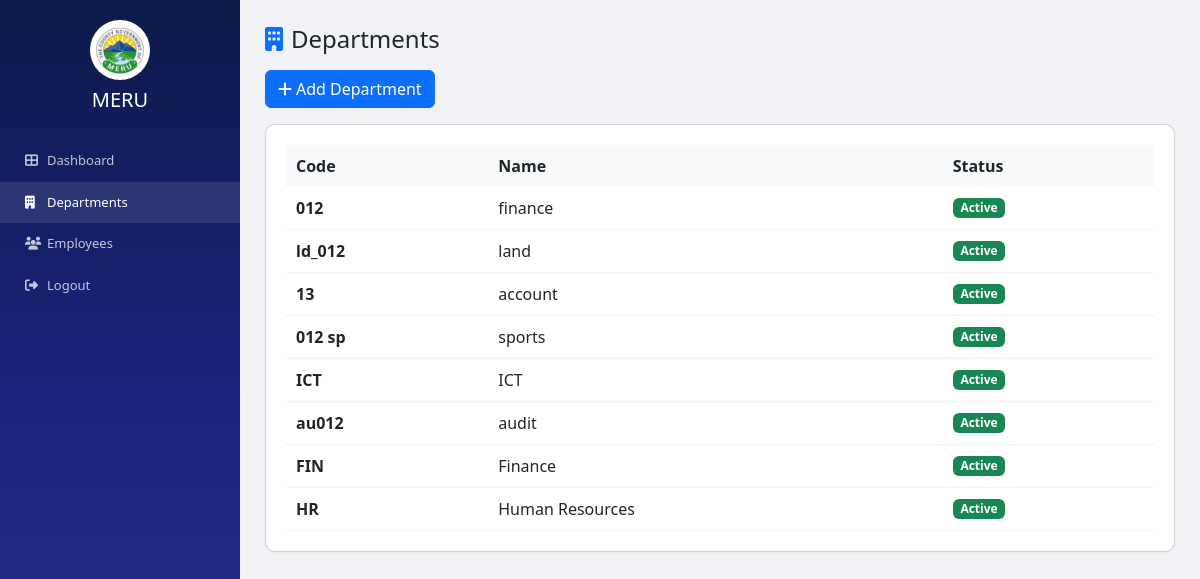
The page /departments/ (signed in) on the database as committed earlier.
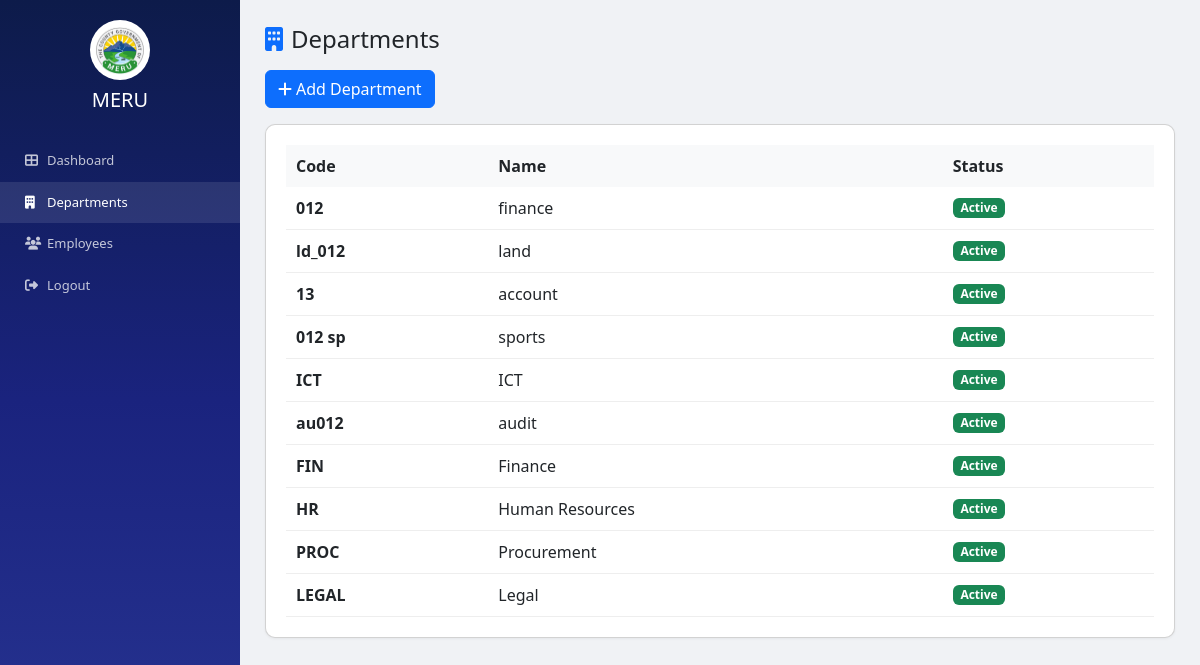
The same page on the database as committed later.
### apps/accounts/models.py (models this page shows, shortened)
class Department(models.Model):
    code = models.CharField(max_length=10, unique=True)
    name = models.CharField(max_length=100)
    active = models.BooleanField(default=True)
    created_at = models.DateTimeField(auto_now_add=True)
    class Meta: db_table = 'departments'; verbose_name_plural = 'Departments'

### crfts/urls.py (the view)
# urls.py: path('departments/', department_list, name='departments'),
@login_required(login_url='/login/')
def department_list(request):
    if not is_admin_user(request.user): return redirect('/')
    return render(request, 'departments/department_list.html', {'departments': Department.objects.all(), 'user': request.user, 'notif_count': get_notif_count(request.user)})

### crfts/urls.py (called while the page is built)
def get_notif_count(user):
    return Notification.objects.filter(user=user, is_read=False).count()

def is_admin_user(user):
    if not user.is_authenticated: return False
    if user.is_superuser: return True
    if hasattr(user, 'role') and user.role and user.role.code == 'ADMIN': return True
    return False

### templates/departments/department_list.html (shortened to what this page needs)
﻿<!DOCTYPE html><html lang='en'><head><meta charset='UTF-8'><meta name='viewport' content='width=device-width,initial-scale=1'><title>Departments - MERU</title>
<link href='https://cdn.jsdelivr.net/npm/bootstrap@5.3.0/dist/css/bootstrap.min.css' rel='stylesheet'>
<link href='https://cdnjs.cloudflare.com/ajax/libs/font-awesome/6.4.0/css/all.min.css' rel='stylesheet'>
</head>
<body><aside class='sidebar'><div class='logo'><img src='/static/images/logo.png' alt='County Logo' style='width:60px;height:60px;border-radius:50%;margin-bottom:8px;background:white;padding:5px' onerror="this.style.display='none'"><h5>MERU</h5></div><nav>
<a href='/'><i class='fas fa-th-large'></i> <span>Dashboard</span></a>
<a href='/departments/' class='active'><i class='fas fa-building'></i> <span>Departments</span></a>
<a href='/employees/'><i class='fas fa-users'></i> <span>Employees</span></a>
<a href='/logout/'><i class='fas fa-sign-out-alt'></i> <span>Logout</span></a></nav></aside>
<main class='main'><h4 class='mb-3'><i class='fas fa-building text-primary me-2'></i>Departments</h4>
<a href='/departments/add/' class='btn btn-primary mb-3'><i class='fas fa-plus me-1'></i>Add Department</a>
<div class='card'><table><thead><tr><th>Code</th><th>Name</th><th>Status</th></tr></thead><tbody>
{% for d in departments %}<tr><td><strong>{{ d.code }}</strong></td><td>{{ d.name }}</td><td><span class='badge bg-{% if d.active %}success{% else %}danger{% endif %}'>{% if d.active %}Active{% else %}Inactive{% endif %}</span></td></tr>
{% empty %}<tr><td colspan='3' class='text-center py-3'>No departments</td></tr>{% endfor %}</tbody></table></div></main></body></html>

Rows that differ between the two databases and show on the page:
added Department: code "PROC", name "Procurement", active "Active"
added Department: code "LEGAL", name "Legal", active "Active"
